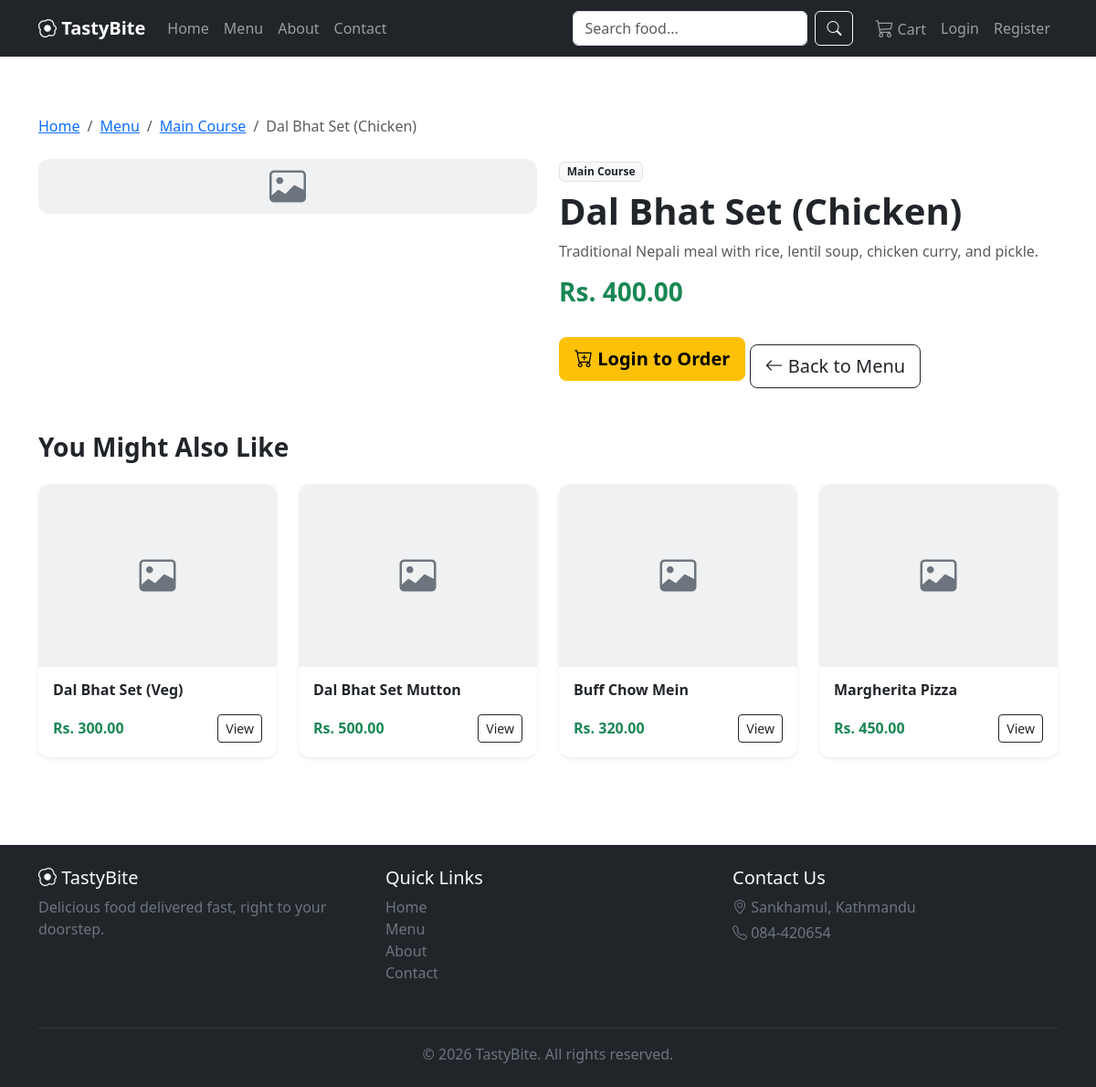
Before: /menu/dal-bhat-set-chicken/ with the older database file.
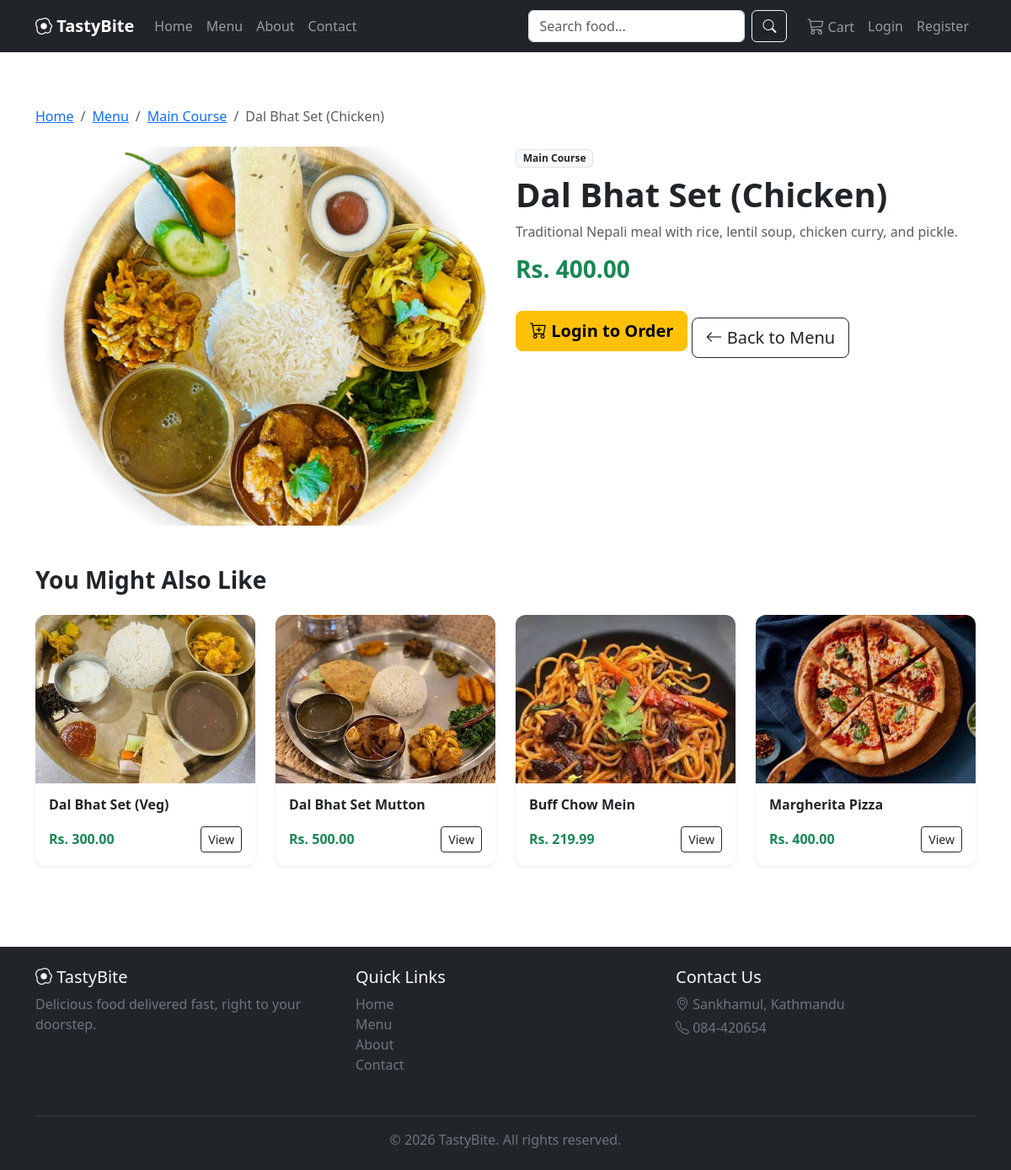
After: the same page with the newer database file.
### menu/models.py (models this page shows, shortened)
class FoodItem(models.Model):
    category = models.ForeignKey(
        Category,
        on_delete=models.CASCADE,
        related_name='food_items'
    )
    name = models.CharField(max_length=150)
    slug = models.SlugField(max_length=170, unique=True, help_text="Used in URLs")
    description = models.TextField(blank=True)
    price = models.DecimalField(max_digits=8, decimal_places=2, help_text="Price in NPR")
    image = models.ImageField(upload_to='food_items/', blank=True, null=True)
    is_available = models.BooleanField(default=True, help_text="Uncheck to hide this item from the menu")
    is_featured = models.BooleanField(default=False, help_text="Show this item on the homepage")
    created_at = models.DateTimeField(auto_now_add=True)
    updated_at = models.DateTimeField(auto_now=True)
    class Meta:
        ordering = ['-created_at']
    def get_absolute_url(self):
        return reverse('food_detail', kwargs={'slug': self.slug})

class Category(models.Model):
    name = models.CharField(max_length=100, unique=True)
    slug = models.SlugField(max_length=120, unique=True, help_text="Used in URLs, e.g. 'main-course'")
    description = models.TextField(blank=True)
    image = models.ImageField(upload_to='categories/', blank=True, null=True)
    class Meta:
        verbose_name_plural = "Categories"
        ordering = ['name']

### menu/views.py (the view)
# urls.py: path('menu/<slug:slug>/', views.food_detail, name='food_detail'),
def food_detail(request, slug):
    item = get_object_or_404(FoodItem, slug=slug, is_available=True)
    related_items = FoodItem.objects.filter(
        category=item.category, is_available=True
    ).exclude(id=item.id)[:4]
    context = {
        'item': item,
        'related_items': related_items,
    }
    return render(request, 'menu/food_detail.html', context)

### cart/context_processors.py (called while the page is built)
def cart_item_count(request):
    if request.user.is_authenticated:
        cart = Cart.objects.filter(user=request.user).first()
        if cart:
            return {'cart_item_count': cart.total_items}
    return {'cart_item_count': 0}

### menu/templates/menu/food_detail.html (shortened to what this page needs)
{% extends 'base.html' %}
{% load static %}
{% block content %}
<div class="container my-5">
    <nav aria-label="breadcrumb" class="mb-4">
        <ol class="breadcrumb">
            <li class="breadcrumb-item"><a href="{% url 'home' %}">Home</a></li>
            <li class="breadcrumb-item"><a href="{% url 'menu_list' %}">Menu</a></li>
            <li class="breadcrumb-item">
                <a href="{% url 'menu_list' %}?category={{ item.category.slug }}">{{ item.category.name }}</a>
            </li>
            <li class="breadcrumb-item active" aria-current="page">{{ item.name }}</li>
        </ol>
    </nav>
    <div class="row g-4">
        <div class="col-md-6">
            {% if item.image %}
                <img src="{{ item.image.url }}" class="food-detail-img" alt="{{ item.name }}">
            {% else %}
                <div class="food-detail-img d-flex align-items-center justify-content-center bg-secondary bg-opacity-10">
                    <i class="bi bi-image fs-1 text-secondary"></i>
                </div>
            {% endif %}
        </div>
        <div class="col-md-6">
            <span class="badge bg-light text-dark border mb-2">{{ item.category.name }}</span>
            <h1 class="fw-bold">{{ item.name }}</h1>
            <p class="text-muted">{{ item.description }}</p>
            <h3 class="text-success fw-bold mb-4">Rs. {{ item.price }}</h3>
            {% if user.is_authenticated %}
            <div class="d-flex align-items-center gap-3 mb-3">
                <div style="width: 120px;">
                    <input type="number" name="quantity" value="1" min="1" class="form-control" id="detail-quantity" required>
                </div>
                <span class="text-muted small">Quantity</span>
            </div>
            <div class="d-flex flex-column flex-sm-row gap-2">
                <form method="POST" action="{% url 'add_to_cart' item.id %}" class="flex-grow-1 add-to-cart-form">
                    {% csrf_token %}
                    <input type="hidden" name="quantity" class="quantity-mirror">
                    <button type="submit" class="btn btn-outline-dark btn-lg fw-semibold w-100">
                        <i class="bi bi-cart-plus"></i> Add to Cart
                    </button>
                </form>
                <form method="POST" action="{% url 'buy_now' item.id %}" class="flex-grow-1 add-to-cart-form">
                    {% csrf_token %}
                    <input type="hidden" name="quantity" class="quantity-mirror">
                    <button type="submit" class="btn btn-warning btn-lg fw-semibold w-100">
                        <i class="bi bi-lightning-charge"></i> Order Now
                    </button>
                </form>
            </div>
            <script>
                // Keep both forms' hidden quantity field synced with the visible quantity input
                document.getElementById('detail-quantity').addEventListener('input', function () {
                    document.querySelectorAll('.quantity-mirror').forEach(function (el) {
                        el.value = document.getElementById('detail-quantity').value;
                    });
                });
                // Set initial value on page load
                document.querySelectorAll('.quantity-mirror').forEach(function (el) {
                    el.value = document.getElementById('detail-quantity').value;
                });
            </script>
            {% else %}
            <a href="{% url 'login' %}" class="btn btn-warning btn-lg fw-semibold">
                <i class="bi bi-cart-plus"></i> Login to Order
            </a>
            {% endif %}
            <a href="{% url 'menu_list' %}" class="btn btn-outline-dark btn-lg mt-3 d-block d-md-inline-block">
                <i class="bi bi-arrow-left"></i> Back to Menu
            </a>
        </div>
    </div>
    {% if related_items %}
    <section class="mt-5">
        <h3 class="fw-bold mb-4">You Might Also Like</h3>
        <div class="row g-4">
            {% for related in related_items %}
            <div class="col-sm-6 col-lg-3">
                <div class="card food-card h-100 shadow-sm">
                    {% if related.image %}
                        <img src="{{ related.image.url }}" class="card-img-top food-img" alt="{{ related.name }}">
                    {% else %}
                        <div class="food-img d-flex align-items-center justify-content-center bg-secondary bg-opacity-10">
                            <i class="bi bi-image fs-1 text-secondary"></i>
                        </div>
                    {% endif %}
                    <div class="card-body d-flex flex-column">
                        <h6 class="card-title fw-bold">{{ related.name }}</h6>
                        <div class="d-flex justify-content-between align-items-center mt-2">
                            <span class="fw-bold text-success">Rs. {{ related.price }}</span>
                            <a href="{{ related.get_absolute_url }}" class="btn btn-outline-dark btn-sm">
                                View
                            </a>
                        </div>
                    </div>
                </div>
            </div>
            {% endfor %}
        </div>
    </section>
    {% endif %}
</div>
{% endblock %}

### templates/base.html (shortened to what this page needs)
{% load static %}
<!DOCTYPE html>
<html lang="en">
<head>
    <link href="https://cdn.jsdelivr.net/npm/bootstrap@5.3.3/dist/css/bootstrap.min.css" rel="stylesheet">
    <link rel="stylesheet" href="https://cdn.jsdelivr.net/npm/bootstrap-icons@1.11.3/font/bootstrap-icons.css">
    <link rel="stylesheet" href="{% static 'css/style.css' %}">
</head>
<body>
    <nav class="navbar navbar-expand-lg navbar-dark bg-dark sticky-top">
        <div class="container">
            <a class="navbar-brand fw-bold" href="{% url 'home' %}">
                <i class="bi bi-egg-fried"></i> TastyBite
            </a>
            <div class="collapse navbar-collapse" id="navbarNav">
                <ul class="navbar-nav me-auto mb-2 mb-lg-0">
                    <li class="nav-item">
                        <a class="nav-link" href="{% url 'home' %}">Home</a>
                    </li>
                    <li class="nav-item">
                        <a class="nav-link" href="{% url 'menu_list' %}">Menu</a>
                    </li>
                    <li class="nav-item">
                        <a class="nav-link" href="{% url 'about' %}">About</a>
                    </li>
                    <li class="nav-item">
                        <a class="nav-link" href="{% url 'contact' %}">Contact</a>
                    </li>
                </ul>
                <form class="d-flex me-3" role="search" method="GET" action="{% url 'menu_list' %}">
                    <input class="form-control me-2" type="search" name="q" placeholder="Search food..."
                           value="{{ request.GET.q|default_if_none:'' }}">
                    <button class="btn btn-outline-light" type="submit">
                        <i class="bi bi-search"></i>
                    </button>
                </form>
                <ul class="navbar-nav align-items-lg-center">
                    <li class="nav-item">
                        <a class="nav-link position-relative" href="{% url 'cart_detail' %}">
                            <i class="bi bi-cart3 fs-5"></i> Cart
                        </a>
                    </li>
                    {% if user.is_authenticated %}
                    <li class="nav-item dropdown">
                        <a class="nav-link dropdown-toggle" href="#" role="button" data-bs-toggle="dropdown">
                            <i class="bi bi-person-circle"></i> {{ user.username }}
                        </a>
                        <ul class="dropdown-menu dropdown-menu-end">
                            <li><a class="dropdown-item" href="{% url 'profile' %}">Profile</a></li>
                            <li><a class="dropdown-item" href="{% url 'order_history' %}">My Orders</a></li>
                            <li><hr class="dropdown-divider"></li>
                            <li>
                                <form method="POST" action="{% url 'logout' %}">
                                    {% csrf_token %}
                                    <button type="submit" class="dropdown-item">Logout</button>
                                </form>
                            </li>
                        </ul>
                    </li>
                    {% else %}
                    <li class="nav-item">
                        <a class="nav-link" href="{% url 'login' %}">Login</a>
                    </li>
                    <li class="nav-item">
                        <a class="nav-link" href="{% url 'register' %}">Register</a>
                    </li>
                    {% endif %}
                </ul>
            </div>
        </div>
    </nav>
    <main class="flex-fill">
        {% block content %}
        {% endblock %}
    </main>
    <footer class="bg-dark text-light mt-5 py-4">
        <div class="container">
            <div class="row">
                <div class="col-md-4 mb-3">
                    <h5><i class="bi bi-egg-fried"></i> TastyBite</h5>
                    <p class="text-secondary">Delicious food delivered fast, right to your doorstep.</p>
                </div>
                <div class="col-md-4 mb-3">
                    <h5>Quick Links</h5>
                    <ul class="list-unstyled">
                        <li><a href="{% url 'home' %}" class="text-secondary text-decoration-none">Home</a></li>
                        <li><a href="{% url 'menu_list' %}" class="text-secondary text-decoration-none">Menu</a></li>
                        <li><a href="{% url 'about' %}" class="text-secondary text-decoration-none">About</a></li>
                        <li><a href="{% url 'contact' %}" class="text-secondary text-decoration-none">Contact</a></li>
                    </ul>
                </div>
               <div class="col-md-4 mb-3">
                    <h5>Contact Us</h5>
                    <p class="text-secondary mb-1"><i class="bi bi-geo-alt"></i> Sankhamul, Kathmandu</p>
                    <p class="text-secondary mb-1"><i class="bi bi-telephone"></i> 084-420654</p>
                </div>
            </div>
            <hr class="text-secondary">
            <p class="text-center text-secondary mb-0">&copy; {% now "Y" %} TastyBite. All rights reserved.</p>
        </div>
    </footer>
</body>
</html>

### static/css/style.css (style rules this page uses)
html { height: 100%; }
body { display: flex; flex-direction: column; min-height: 100vh; }
main { flex: 1 0 auto; }
footer { flex-shrink: 0; }
.food-card { transition: transform 0.2s ease, box-shadow 0.2s ease; border: none; border-radius: 12px; overflow: hidden; }
.food-img { height: 200px; object-fit: cover; width: 100%; }
.food-detail-img { width: 100%; max-height: 450px; object-fit: cover; border-radius: 12px; }

Changed rows visible on the page:
changed FoodItem "Dal Bhat Set (Chicken)": image: picture added
changed FoodItem "Dal Bhat Set (Veg)": image: picture added; image empty → "food_items/veg_thali.jpg" (drawn)
changed FoodItem "Dal Bhat Set Mutton": image: picture added; image empty → "food_items/thali.jpg" (drawn)
changed FoodItem "Buff Chow Mein": image: picture added; price "320.00" → "219.99"
changed FoodItem "Margherita Pizza": image: picture added; price "450.00" → "400.00"
